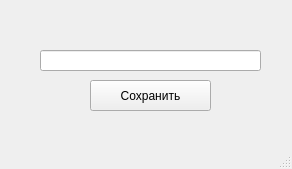
<?xml version="1.0" encoding="UTF-8"?>
<ui version="4.0">
 <class>MainWindow</class>
 <widget class="QMainWindow" name="MainWindow">
  <property name="geometry">
   <rect>
    <x>0</x>
    <y>0</y>
    <width>292</width>
    <height>169</height>
   </rect>
  </property>
  <property name="windowTitle">
   <string>информационое окно</string>
  </property>
  <widget class="QWidget" name="centralwidget">
   <widget class="QLineEdit" name="data_new">
    <property name="geometry">
     <rect>
      <x>40</x>
      <y>50</y>
      <width>221</width>
      <height>21</height>
     </rect>
    </property>
   </widget>
   <widget class="QLabel" name="label">
    <property name="geometry">
     <rect>
      <x>20</x>
      <y>10</y>
      <width>261</width>
      <height>31</height>
     </rect>
    </property>
    <property name="text">
     <string/>
    </property>
   </widget>
   <widget class="QPushButton" name="save_button">
    <property name="geometry">
     <rect>
      <x>90</x>
      <y>80</y>
      <width>121</width>
      <height>31</height>
     </rect>
    </property>
    <property name="text">
     <string>Сохранить</string>
    </property>
   </widget>
  </widget>
  <widget class="QMenuBar" name="menubar">
   <property name="geometry">
    <rect>
     <x>0</x>
     <y>0</y>
     <width>292</width>
     <height>21</height>
    </rect>
   </property>
  </widget>
  <widget class="QStatusBar" name="statusbar"/>
 </widget>
 <resources/>
 <connections/>
</ui>
